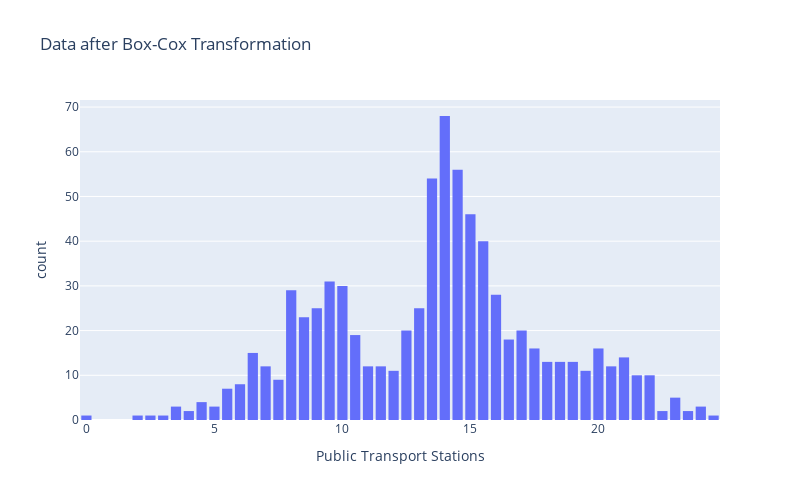

Here is the notebook cell this chart was saved with:
### Code cell
fig = ts_transit["transit_stations"].plot(
    kind="hist",
    nbins=50,
    labels=dict(value=helper.TITLES[3]),
    width=800,
    height=PLOT_HEIGHT,
    title="Data after Box-Cox Transformation",
    backend="plotly",
)
fig.update_layout(showlegend=False, bargap=0.2)
fig.show()
fig.write_image("../plots/Box-Cox.png")

### Figure 1 — Plotly figure (JSON) as saved in the notebook; plotly's stock layout.template omitted (floating-point values rounded to 4 significant figures; data arrays with more than 128 entries replaced by an {"elided": "..."} marker saying what was removed)
{"data": [{"alignmentgroup": "True", "bingroup": "x", "hovertemplate": "variable=transit_stations<br>Public Transport Stations=%{x}<br>count=%{y}<extra></extra>", "legendgroup": "transit_stations", "marker": {"color": "#636efa", "pattern": {"shape": ""}}, "name": "transit_stations", "nbinsx": 50, "offsetgroup": "transit_stations", "orientation": "v", "showlegend": true, "type": "histogram", "x": {"elided": "775 float values"}, "xaxis": "x", "yaxis": "y"}], "layout": {"bargap": 0.2, "barmode": "relative", "height": 500, "legend": {"title": {"text": "variable"}, "tracegroupgap": 0}, "showlegend": false, "title": {"text": "Data after Box-Cox Transformation"}, "width": 800, "xaxis": {"anchor": "y", "domain": [0, 1], "title": {"text": "Public Transport Stations"}}, "yaxis": {"anchor": "x", "domain": [0, 1], "title": {"text": "count"}}}}
